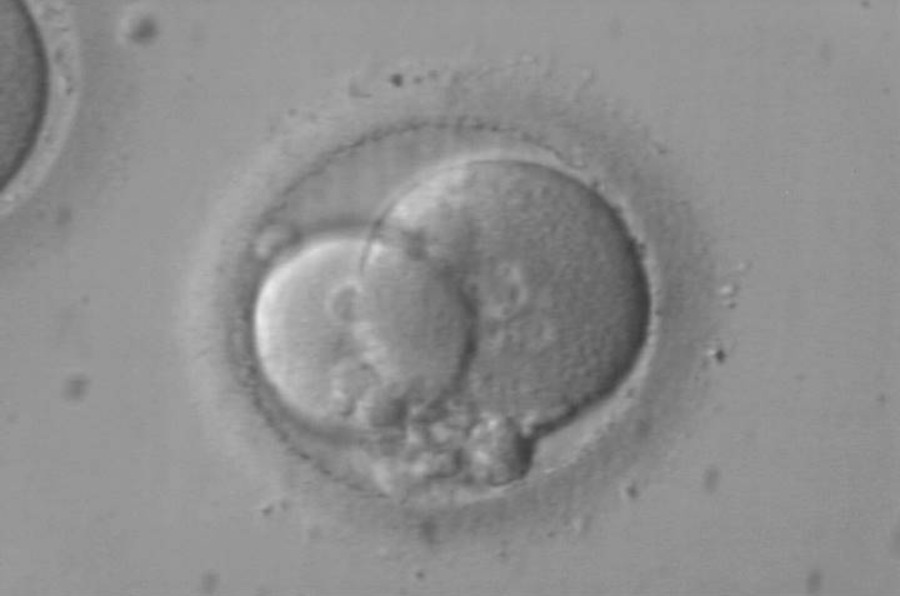
#> input picture 2b.jpeg, 900 x 596 px
$ jupyter execute --allow-errors pipeline_verification.ipynb
#> lines starting #> are read from the running program, lines starting #| are printed output that depends on the picture
# Embryo AI Pipeline Verification

This notebook verifies the end-to-end inference flow of the Embryo AI system, ensuring that edge cases, invalid inputs, and valid inputs are processed correctly across all three models (Validator, Classifier, Grader).

[cell 1]
import os
import numpy as np
from PIL import Image
import matplotlib.pyplot as plt
import traceback

# Import custom modules (ensure we are in the root directory where these exist)
from predict_validator import EmbryoValidator
from predict_module import EmbryoClassifier
from predict_malpani import EmbryoPredictor

[cell 2]
print("Initializing Pipeline Models...")

#> (the rest of this cell did not finish here and is left out)

## 1. Pipeline Definition

[cell 3]
def run_pipeline(image_path, show_image=True):
    """
    Executes the full Embryo AI diagnostic pipeline on a single image.
    Validator (Stage 0) -> Stage Classification (Phase 1) -> Grading (Phase 2, if Blastocyst)
    """
    results = {
        'status': 'Processing',
        'is_valid': None,
        'val_confidence': None,
        'stage': None,
        'stage_confidence': None,
        'grading': None,
        'human_review_required': False,
        'error': None
    }

    if show_image and os.path.exists(image_path):
        try:
            img = Image.open(image_path)
            plt.figure(figsize=(3, 3))
            plt.imshow(img)
            plt.axis('off')
            plt.show()
        except:
            pass

    try:
        # 1. Validation
        is_valid, val_conf = validator.validate(image_path)
        results['is_valid'] = is_valid
        results['val_confidence'] = val_conf

        if not is_valid:
            results['status'] = 'Rejected by Validator'
            return results

        # 2. Stage Classification
        stage, stage_conf, _ = classifier.predict(image_path)
        results['stage'] = stage
        results['stage_confidence'] = stage_conf

        if stage_conf < 0.70:
            results['human_review_required'] = True

        # 3. Grading (Only if Blastocyst)
        if stage == "Blastocyst":
            full_grade, grading_res = grader.predict(image_path)
            results['grading'] = grading_res
            if grading_res and grading_res.get('low_confidence', False):
                 results['human_review_required'] = True

        results['status'] = 'Success'

    except Exception as e:
        results['status'] = 'Error'
        results['error'] = str(e)

    return results

def print_results(res):
    print("--- Pipeline Results ---")
    for k, v in res.items():
        if v is not None:
            print(f"{k.capitalize().replace('_', ' ')}: {v}")
    print("------------------------\n")

## 2. Test Case Implementations

[cell 4]
import cv2

# Helper: Generate synthetic test cases
os.makedirs("test_cases", exist_ok=True)

# Generate Blank Image
blank_img = np.zeros((160, 160, 3), dtype=np.uint8)
cv2.imwrite("test_cases/blank.jpg", blank_img)

# Generate Corrupted Image (Create a file with random text data but jpg extension)
with open("test_cases/corrupted.jpg", "w") as f:
    f.write("This is not a real image file, just text bytes simulating corruption.")

# Generate Extremely Noisy Image
noisy_img = np.random.randint(0, 256, (160, 160, 3), dtype=np.uint8)
cv2.imwrite("test_cases/noisy.jpg", noisy_img)
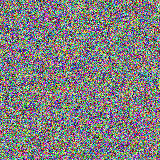
#> saved as noisy.jpg: shape (160, 160, 3); mean B, G, R 126.6, 127.2, 128.1

print("Synthetic test cases generated.")

[cell 5]
# Test 1: Invalid Image (Random Photo / Logo)
print("\n===============================")
print("TEST 1: Invalid Image (Logo)")
res1 = run_pipeline("embryo_ai_logo_1776785134392.png")
print_results(res1)

[cell 6]
# Test 2: Valid Embryo (Assuming 2b.jpeg is an early stage or blastocyst)
print("\n===============================")
print("TEST 2: Valid Embryo (2b.jpeg)")
res2 = run_pipeline("2b.jpeg")
#> call 2 of run_pipeline, with image_path = '2b.jpeg', show_image = True
#> in run_pipeline, img is the input picture: PIL image 900x596 RGB; min 59, max 234, mean 142.1
print_results(res2)

[cell 7]
# Test 3: Valid Blastocyst
# (If 2b.jpeg is not a blastocyst, this test behaves as Test 2.
# For true blastocyst test, a valid blastocyst image path is needed).
print("\n===============================")
print("TEST 3: Blastocyst Pipeline Check")
res3 = run_pipeline("2b.jpeg") # Use a specific blastocyst image if available
if res3['stage'] == 'Blastocyst':
    print("Blastocyst detected, grading executed.")
else:
    print("Not a blastocyst. Grading skipped successfully.")
print_results(res3)

[cell 8]
# Test 4: Edge Cases (Blank, Corrupted, Noisy)
print("\n===============================")
print("TEST 4A: Blank Image")
res_blank = run_pipeline("test_cases/blank.jpg", show_image=False)
print_results(res_blank)

print("\n===============================")
print("TEST 4B: Corrupted File")
res_corrupt = run_pipeline("test_cases/corrupted.jpg", show_image=False)
print_results(res_corrupt)

print("\n===============================")
print("TEST 4C: Extremely Noisy Image")
res_noisy = run_pipeline("test_cases/noisy.jpg", show_image=False)
print_results(res_noisy)
